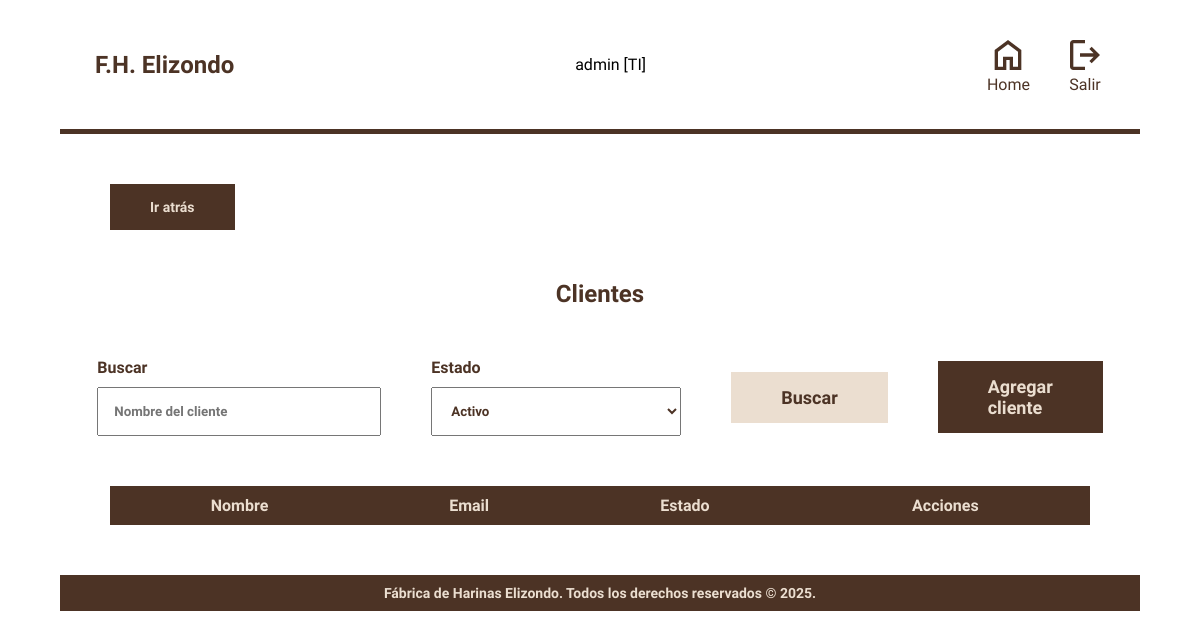
Page /modulos/clientes.php (signed in) on the earlier database version.
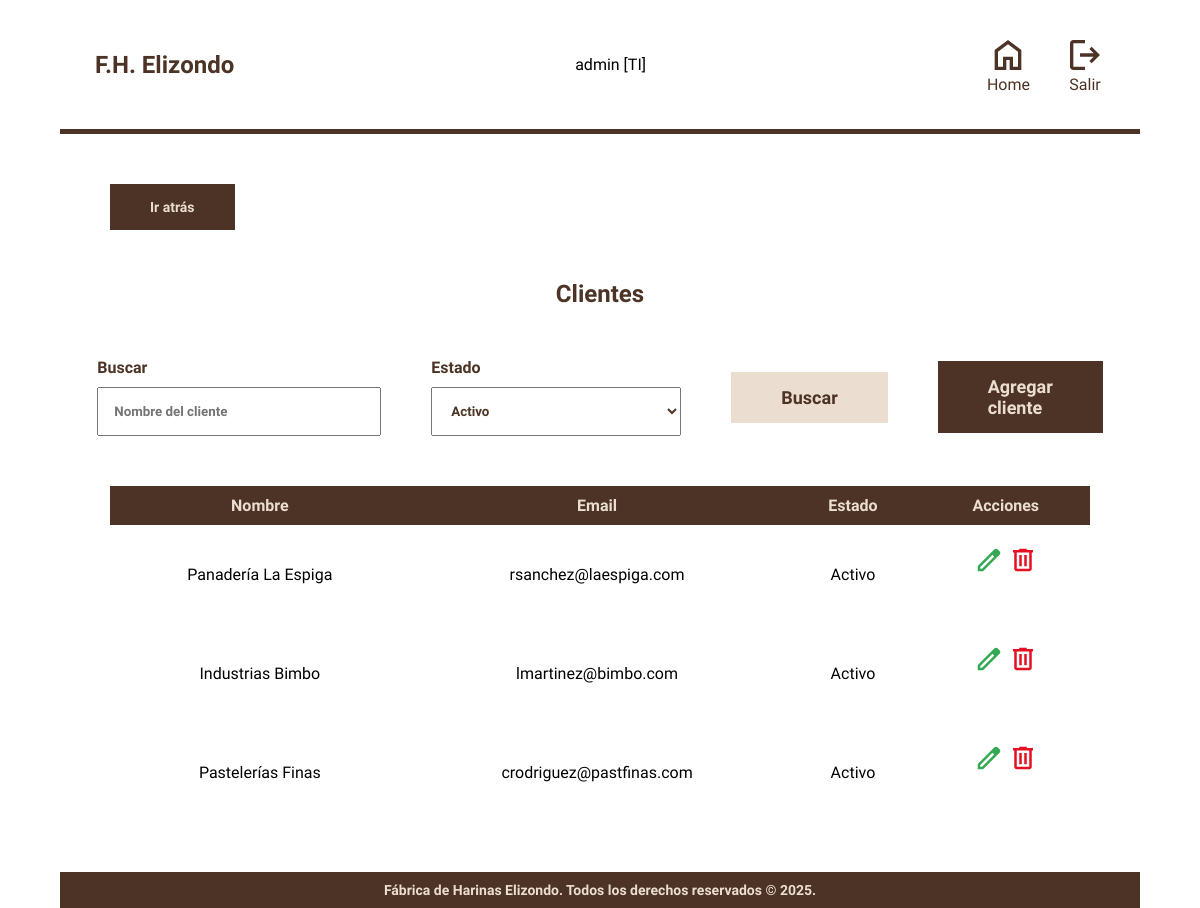
Same page on the later database version.
### tables this page shows
CREATE TABLE Clientes (
    id_cliente INT PRIMARY KEY AUTO_INCREMENT,
    req_certificado BOOLEAN DEFAULT TRUE,
    nombre VARCHAR(100) NOT NULL,
    rfc VARCHAR(13) UNIQUE NOT NULL,
    nombre_contacto VARCHAR(100),
    puesto_contacto VARCHAR(100),
    correo_contacto VARCHAR(100) UNIQUE NOT NULL,
    telefono_contacto VARCHAR(20) NOT NULL,
    direccion_fiscal TEXT,
    estado ENUM('Activo', 'Inactivo', 'Baja') NOT NULL DEFAULT 'Activo',
    parametros ENUM('Internacionales', 'Personalizados')
);

### modulos/clientes.php (the view, shortened to what this page needs)
<?php
include '../config/conn.php';
$estado = $_GET['estado'] ?? 'activo';
$sql = "SELECT id_cliente, nombre, correo_contacto, estado FROM Clientes WHERE estado = '$estado'";
$stmt = $pdo->prepare($sql);
$stmt->execute();
$clientes = $stmt->fetchAll(PDO::FETCH_ASSOC);
?>
<!DOCTYPE html>
<html lang="en">
<head>
    <link rel="stylesheet" href="../styles.css">
    <link rel="stylesheet" href="../css/menu.css">
</head>
<body>
    <main class="contenedor hoja">
        <?php include '../includes/header.php' ?>
        <div class="contenedor__modulo">
            <a href="../menu.php" class="atras">Ir atrás</a>
            <h2 class="heading">Clientes</h2>
            <div class="controles">
                <div class="buscador">
                    <h4 class="buscador__label">Buscar</h4>
                    <input type="text" class="buscador__input" id="searchBar" placeholder="Nombre del cliente">
                </div>
                <div class="ordenar">
                    <h4 class="ordenar__label">Estado</h4>
                    <select name="estado" id="ordenarPor" class="ordenar__select">
                        <option value="activo" <?php if ($estado == 'activo') echo 'selected'; ?>>Activo</option>
                    </select>
                </div>
                <h2 class="botones__buscar">Buscar</h2>
                <a href="clientesform.php" class="botones__crear">Agregar cliente</a>
            </div>
            <table class="tabla">
                <thead>
                    <tr class="tabla__encabezado">
                        <th>Nombre</th>
                        <th>Email</th>
                        <th>Estado</th>
                        <th>Acciones</th>
                    </tr>
                </thead>
                <tbody>
                    <?php foreach ($clientes as $cliente): ?>
                        <tr class="tabla__fila">
                            <td> <?php echo $cliente['nombre']; ?></td>
                            <td><?php echo $cliente['correo_contacto']; ?></td>
                            <td><?php echo $cliente['estado']; ?></td>
                            <td class="tabla__botones">
                                <a href="clientes_editar.php?id=<?php echo $cliente['id_cliente']; ?>">
                                    <img src="../img/edit.svg" alt="Editar" class="tabla__boton">
                                </a>
                                <a href="clientes/baja_cliente.php?id=<?php echo $cliente['id_cliente']; ?>"
                                    class="eliminar-cliente">
                                    <img src="../img/delete.svg" alt="Eliminar" class="tabla__boton">
                                </a>
                            </td>
                        </tr>
                    <?php endforeach; ?>
                </tbody>
            </table>
        </div>
        <?php include '../includes/footer.php' ?>
    </main>
</body>
</html>

Differences in the rows shown:
added clientes: nombre "Panadería La Espiga", correo_contacto "rsanchez@laespiga.com", estado "Activo"
added clientes: nombre "Industrias Bimbo", correo_contacto "lmartinez@bimbo.com", estado "Activo"
added clientes: nombre "Pastelerías Finas", correo_contacto "crodriguez@pastfinas.com", estado "Activo"
